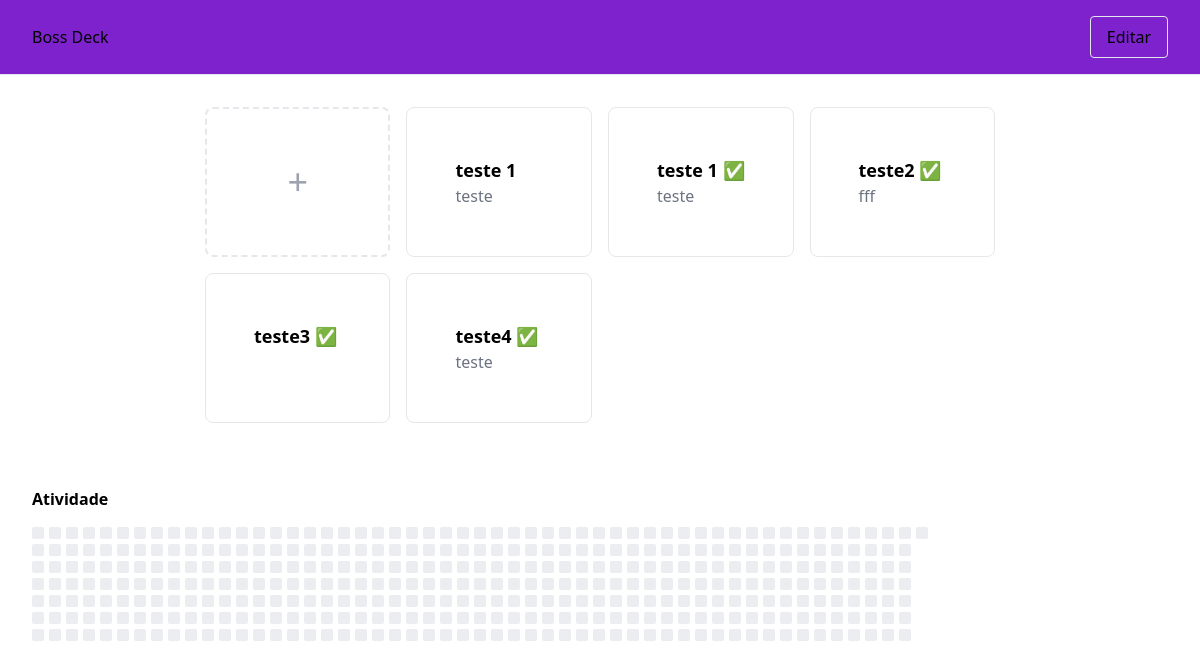
/, run on an earlier commit of the app's database.
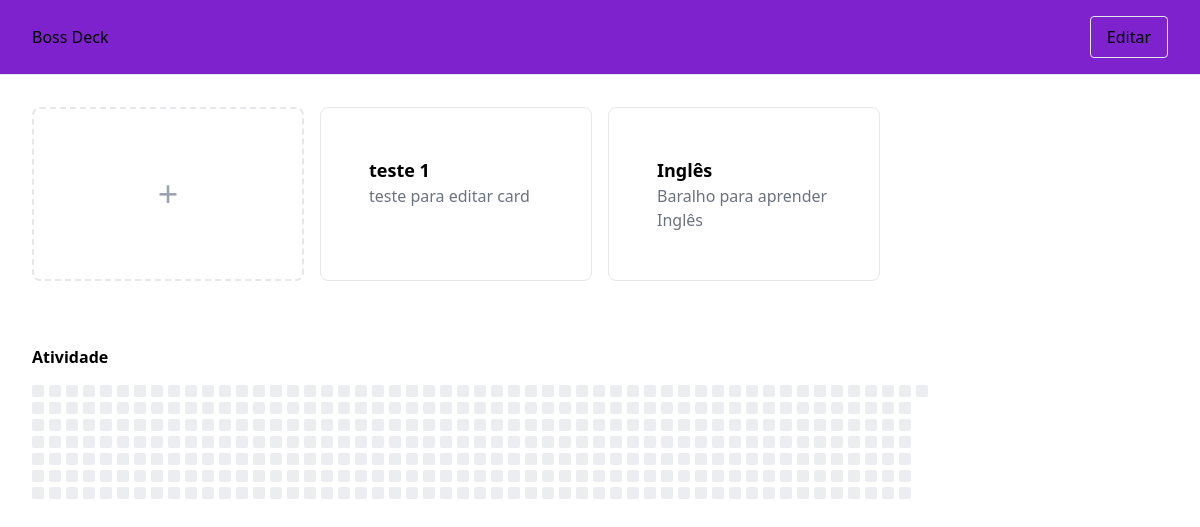
And on a later commit of the database.
### tables this page shows
CREATE TABLE decks (
            id          INTEGER PRIMARY KEY AUTOINCREMENT,
            name        TEXT NOT NULL,
            description TEXT
        );

### main.py (the view)
@app.route("/")
def index():
    decks = get_decks()
    heatmap = get_review_heatmap()
    return render_template("homepage.html", decks=decks, heatmap=[dict(h) for h in heatmap])

### database.py (called while the page is built)
def get_connection():
    conn = sqlite3.connect(DB)
    conn.row_factory = sqlite3.Row
    return conn

def get_decks():
    conn = get_connection()
    cursor = conn.cursor()
    cursor.execute("""
        SELECT
            decks.*,
            COUNT(CASE WHEN cards.next_review <= date('now') THEN 1 END) AS due
        FROM decks
        LEFT JOIN cards
            ON cards.deck_id = decks.id
        GROUP BY decks.id
    """)
    decks = cursor.fetchall()
    conn.close()
    return decks

def get_review_heatmap():
    conn = get_connection()
    cursor = conn.cursor()
    cursor.execute("""
        SELECT reviewed_at, COUNT(*) AS total
        FROM review_log
        GROUP BY reviewed_at
        ORDER BY reviewed_at
    """)
    data = cursor.fetchall()
    conn.commit()
    conn.close()
    return data

### templates/homepage.html (shortened to what this page needs)
<!DOCTYPE html>
<html lang="pt-br">
<head>
    <script src="https://cdn.tailwindcss.com"></script>
</head>
<body>
    <nav class="bg-purple-700 border-b px-8 py-4 flex justify-between items-center">
        <h2>Boss Deck</h2>
        <button onclick="toggleEdit()" class="border px-4 py-2 rounded">Editar</button>
    </nav>
    <div class="flex justify-center p-8">
        <div class="grid grid-cols-4 gap-4 mx-auto">
            <div onclick="document.getElementById('modal').classList.remove('hidden')"
                class="border-2 border-dashed rounded-lg p-6 flex items-center justify-center cursor-pointer hover:bg-gray-100">
                <span class="text-4xl text-gray-400">+</span>
            </div>
            {% for deck in decks %}
            <a href='/deck/{{ deck["id"] }}' class="border rounded-lg p-12 block hover:bg-gray-100 relative">
                <h2 class="font-bold text-lg">
                    {{ deck["name"] }}
                    {% if deck["due"] == 0 %} ✅ {% endif %}
                </h2>
                <p class="text-gray-500">{{ deck["description"] }}</p>
            </a>
            {% endfor %}
        </div>
    </div>
    <div class="p-8">
        <h2 class="font-bold mb-4">Atividade</h2>
        <div id="heatmap" class="flex gap-1"></div>
    </div>
</body>
</html>

What changed in the data, as far as the page shows it:
removed decks: name "teste 1", description "teste"
removed decks: name "teste2", description "fff"
removed decks: name "teste3"
removed decks: name "teste4", description "teste"
changed decks "teste 1": description "teste" → "teste para editar card"; no longer shows "✅"
added decks: name "Inglês", description "Baralho para aprender Inglês"
